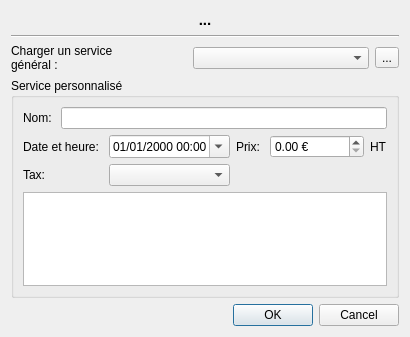
<?xml version="1.0" encoding="UTF-8"?>
<ui version="4.0">
 <class>DialogServices</class>
 <widget class="QDialog" name="DialogServices">
  <property name="geometry">
   <rect>
    <x>0</x>
    <y>0</y>
    <width>401</width>
    <height>337</height>
   </rect>
  </property>
  <property name="windowTitle">
   <string>Services</string>
  </property>
  <property name="windowIcon">
   <iconset resource="../ressources.qrc">
    <normaloff>:/app/logo</normaloff>:/app/logo</iconset>
  </property>
  <layout class="QVBoxLayout" name="verticalLayout_2">
   <item>
    <layout class="QVBoxLayout" name="verticalLayout">
     <item>
      <widget class="QLabel" name="labelTitle">
       <property name="font">
        <font>
         <pointsize>11</pointsize>
         <weight>75</weight>
         <bold>true</bold>
        </font>
       </property>
       <property name="text">
        <string>...</string>
       </property>
       <property name="alignment">
        <set>Qt::AlignCenter</set>
       </property>
      </widget>
     </item>
     <item>
      <widget class="Line" name="line">
       <property name="orientation">
        <enum>Qt::Horizontal</enum>
       </property>
      </widget>
     </item>
     <item>
      <layout class="QHBoxLayout" name="horizontalLayout_2">
       <item>
        <widget class="QLabel" name="label_serviceComm">
         <property name="text">
          <string>Charger un service
général :</string>
         </property>
        </widget>
       </item>
       <item>
        <widget class="QComboBox" name="comboBox_servComm"/>
       </item>
       <item>
        <widget class="QToolButton" name="toolButton_EditServiceComm">
         <property name="text">
          <string>...</string>
         </property>
         <property name="icon">
          <iconset resource="../ressources.qrc">
           <normaloff>:/app/Edit</normaloff>:/app/Edit</iconset>
         </property>
        </widget>
       </item>
      </layout>
     </item>
     <item>
      <widget class="QGroupBox" name="groupBox_Int">
       <property name="title">
        <string>Service personnalisé</string>
       </property>
       <layout class="QVBoxLayout" name="verticalLayout_6">
        <item>
         <layout class="QHBoxLayout" name="horizontalLayout_name">
          <item>
           <widget class="QLabel" name="LabelName">
            <property name="text">
             <string>Nom: </string>
            </property>
           </widget>
          </item>
          <item>
           <widget class="QLineEdit" name="lineEdit_Name">
            <property name="text">
             <string/>
            </property>
            <property name="maxLength">
             <number>255</number>
            </property>
           </widget>
          </item>
         </layout>
        </item>
        <item>
         <layout class="QVBoxLayout" name="verticalLayout_5">
          <item>
           <layout class="QGridLayout" name="gridLayout">
            <item row="1" column="0">
             <widget class="QLabel" name="label_3">
              <property name="text">
               <string>Date et heure: </string>
              </property>
             </widget>
            </item>
            <item row="1" column="1">
             <widget class="QDateTimeEdit" name="dateTimeEdit">
              <property name="displayFormat">
               <string>dd/MM/yyyy HH:mm</string>
              </property>
              <property name="calendarPopup">
               <bool>true</bool>
              </property>
             </widget>
            </item>
            <item row="1" column="2">
             <widget class="QLabel" name="label_2">
              <property name="text">
               <string>Prix: </string>
              </property>
             </widget>
            </item>
            <item row="1" column="3">
             <widget class="QDoubleSpinBox" name="doubleSpinBox">
              <property name="suffix">
               <string> €</string>
              </property>
              <property name="maximum">
               <double>999999.000000000000000</double>
              </property>
             </widget>
            </item>
            <item row="1" column="4">
             <widget class="QLabel" name="label_tax">
              <property name="text">
               <string>HT</string>
              </property>
             </widget>
            </item>
            <item row="2" column="0">
             <widget class="QLabel" name="label_titletax">
              <property name="text">
               <string>Tax:</string>
              </property>
             </widget>
            </item>
            <item row="2" column="1">
             <widget class="QComboBox" name="comboBox_tax"/>
            </item>
           </layout>
          </item>
          <item>
           <widget class="QTextEdit" name="textEdit_Desc">
            <property name="sizePolicy">
             <sizepolicy hsizetype="Expanding" vsizetype="Expanding">
              <horstretch>0</horstretch>
              <verstretch>0</verstretch>
             </sizepolicy>
            </property>
            <property name="minimumSize">
             <size>
              <width>0</width>
              <height>0</height>
             </size>
            </property>
            <property name="sizeIncrement">
             <size>
              <width>0</width>
              <height>0</height>
             </size>
            </property>
            <property name="baseSize">
             <size>
              <width>0</width>
              <height>0</height>
             </size>
            </property>
           </widget>
          </item>
         </layout>
        </item>
       </layout>
      </widget>
     </item>
    </layout>
   </item>
   <item>
    <widget class="QDialogButtonBox" name="buttonBox">
     <property name="orientation">
      <enum>Qt::Horizontal</enum>
     </property>
     <property name="standardButtons">
      <set>QDialogButtonBox::Cancel|QDialogButtonBox::Ok</set>
     </property>
    </widget>
   </item>
  </layout>
 </widget>
 <resources>
  <include location="../ressources.qrc"/>
 </resources>
 <connections>
  <connection>
   <sender>buttonBox</sender>
   <signal>accepted()</signal>
   <receiver>DialogServices</receiver>
   <slot>accept()</slot>
   <hints>
    <hint type="sourcelabel">
     <x>248</x>
     <y>254</y>
    </hint>
    <hint type="destinationlabel">
     <x>157</x>
     <y>274</y>
    </hint>
   </hints>
  </connection>
  <connection>
   <sender>buttonBox</sender>
   <signal>rejected()</signal>
   <receiver>DialogServices</receiver>
   <slot>reject()</slot>
   <hints>
    <hint type="sourcelabel">
     <x>316</x>
     <y>260</y>
    </hint>
    <hint type="destinationlabel">
     <x>286</x>
     <y>274</y>
    </hint>
   </hints>
  </connection>
 </connections>
</ui>
